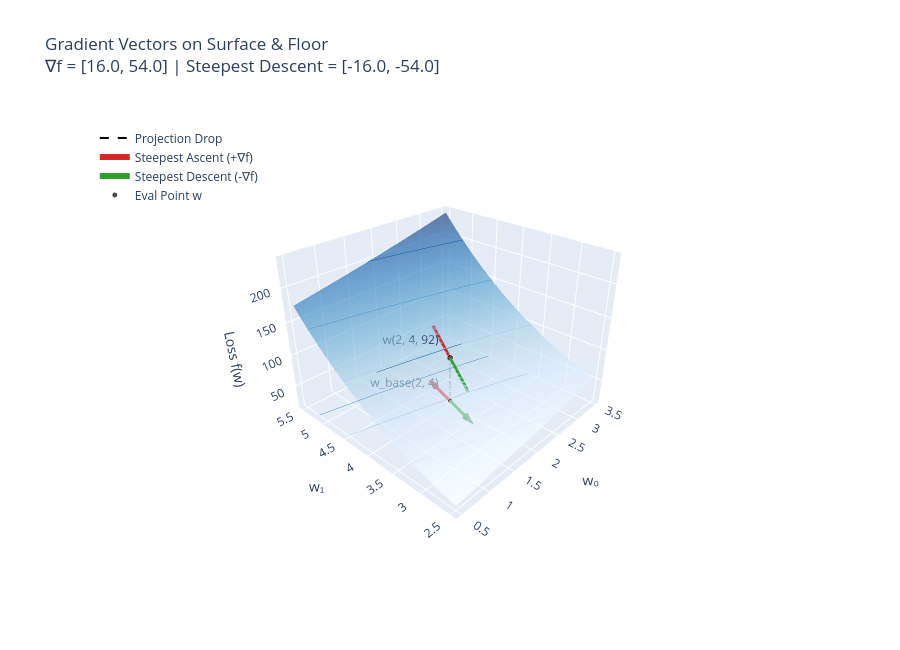

The notebook cell this image was saved under:
### Code cell
# 1. Target function & gradients
def loss_fn(w0, w1):
    return (w0**2) + (3.0 * w0 * w1) + (w1**3)


w0_pt, w1_pt = 2.0, 4.0
z_pt = loss_fn(w0_pt, w1_pt)  # 92.0

# Analytical gradient components: [16.0, 54.0]
g0 = 2.0 * w0_pt + 3.0 * w1_pt
g1 = 3.0 * w0_pt + 3.0 * (w1_pt**2)
grad_2d = np.array([g0, g1])
norm_grad = np.linalg.norm(grad_2d)
dir_2d = grad_2d / norm_grad  # Normalized direction on the w0-w1 plane

# 2. Smooth 3D surface grid
w0_vals = np.linspace(0.5, 3.5, 45)
w1_vals = np.linspace(2.5, 5.5, 45)
W0, W1 = np.meshgrid(w0_vals, w1_vals)
Z = loss_fn(W0, W1)
z_floor = float(np.min(Z))  # Level of bottom contour plane

# 3. Tangent directional step on the 3D surface
# Moving by step 'delta' in (w0, w1) changes height by: dz = g0*dw0 + g1*dw1
delta = 0.5
dz = g0 * (dir_2d[0] * delta) + g1 * (dir_2d[1] * delta)

# Endpoints for 3D Surface Tangent Vectors
ascent_end_3d = np.array(
    [w0_pt + dir_2d[0] * delta, w1_pt + dir_2d[1] * delta, z_pt + dz]
)
descent_end_3d = np.array(
    [w0_pt - dir_2d[0] * delta, w1_pt - dir_2d[1] * delta, z_pt - dz]
)

# Endpoints for 2D Floor Arrows (projected on contour base)
ascent_end_floor = np.array(
    [w0_pt + dir_2d[0] * delta, w1_pt + dir_2d[1] * delta, z_floor]
)
descent_end_floor = np.array(
    [w0_pt - dir_2d[0] * delta, w1_pt - dir_2d[1] * delta, z_floor]
)


# Helper to build vector lines + cones
def make_vector(start, end, color, name, show_in_legend=True):
    line = go.Scatter3d(
        x=[start[0], end[0]],
        y=[start[1], end[1]],
        z=[start[2], end[2]],
        mode="lines",
        line={"color": color, "width": 6},
        name=name,
        showlegend=show_in_legend,
    )
    direction = end - start
    cone = go.Cone(
        x=[end[0]],
        y=[end[1]],
        z=[end[2]],
        u=[direction[0]],
        v=[direction[1]],
        w=[direction[2]],
        sizemode="absolute",
        sizeref=0.22,
        colorscale=[[0, color], [1, color]],
        showscale=False,
        hoverinfo="skip",
    )
    return line, cone


# 3D surface arrows (hugging the slope)
surf_asc_line, surf_asc_cone = make_vector(
    np.array([w0_pt, w1_pt, z_pt]), ascent_end_3d, "#d62728", "Steepest Ascent (+∇f)"
)
surf_desc_line, surf_desc_cone = make_vector(
    np.array([w0_pt, w1_pt, z_pt]), descent_end_3d, "#2ca02c", "Steepest Descent (-∇f)"
)

# 2D base floor arrows (pointing across contour lines)
floor_asc_line, floor_asc_cone = make_vector(
    np.array([w0_pt, w1_pt, z_floor]),
    ascent_end_floor,
    "#d62728",
    "Floor Direction (+∇f)",
    False,
)
floor_desc_line, floor_desc_cone = make_vector(
    np.array([w0_pt, w1_pt, z_floor]),
    descent_end_floor,
    "#2ca02c",
    "Floor Direction (-∇f)",
    False,
)

# Drop line connecting surface point to floor
drop_line = go.Scatter3d(
    x=[w0_pt, w0_pt],
    y=[w1_pt, w1_pt],
    z=[z_floor, z_pt],
    mode="lines",
    line={"color": "black", "dash": "dash", "width": 2},
    name="Projection Drop",
)

# 4. Build Figure
fig = go.Figure()

# Surface with bottom projected contours
fig.add_trace(
    go.Surface(
        x=W0,
        y=W1,
        z=Z,
        colorscale="Blues",
        opacity=0.6,
        showscale=False,
        contours={
            "z": {
                "show": True, "project_z": True, "usecolormap": True, "highlightcolor": "#2ca02c"
            }
        },
        name="Surface f(w)",
    )
)

# Add traces
fig.add_trace(drop_line)
fig.add_trace(surf_asc_line)
fig.add_trace(surf_asc_cone)
fig.add_trace(surf_desc_line)
fig.add_trace(surf_desc_cone)
fig.add_trace(floor_asc_line)
fig.add_trace(floor_asc_cone)
fig.add_trace(floor_desc_line)
fig.add_trace(floor_desc_cone)

# Evaluation points on surface and floor
fig.add_trace(
    go.Scatter3d(
        x=[w0_pt, w0_pt],
        y=[w1_pt, w1_pt],
        z=[z_pt, z_floor],
        mode="markers+text",
        marker={"size": [7, 5], "color": ["black", "black"]},
        text=[f"w(2, 4, {z_pt:.0f})", "w_base(2, 4)"],
        textposition="top left",
        name="Eval Point w",
    )
)

fig.update_layout(
    title=f"Gradient Vectors on Surface & Floor<br>∇f = [{g0:.1f}, {g1:.1f}] | Steepest Descent = [{-g0:.1f}, {-g1:.1f}]",
    scene={
        "xaxis_title": "w₀",
        "yaxis_title": "w₁",
        "zaxis_title": "Loss f(w)",
        "aspectratio": {"x": 1, "y": 1, "z": 0.75},
        "camera": {"eye": {"x": -1.6, "y": -1.5, "z": 1.2}},  # Better starting perspective
    },
    width=900,
    height=650,
    legend={"x": 0.02, "y": 0.95},
)

fig.show()

### Figure 1 — Plotly figure (JSON) as saved in the notebook; plotly's stock layout.template omitted (floating-point values rounded to 4 significant figures; data arrays with more than 128 entries replaced by an {"elided": "..."} marker saying what was removed)
{"data": [{"colorscale": [[0, "rgb(247,251,255)"], [0.125, "rgb(222,235,247)"], [0.25, "rgb(198,219,239)"], [0.375, "rgb(158,202,225)"], [0.5, "rgb(107,174,214)"], [0.625, "rgb(66,146,198)"], [0.75, "rgb(33,113,181)"], [0.875, "rgb(8,81,156)"], [1, "rgb(8,48,107)"]], "contours": {"z": {"highlightcolor": "#2ca02c", "project": {"z": true}, "show": true, "usecolormap": true}}, "name": "Surface f(w)", "opacity": 0.6, "showscale": false, "type": "surface", "x": {"elided": "45x45 float values"}, "y": {"elided": "45x45 float values"}, "z": {"elided": "45x45 float values"}}, {"line": {"color": "black", "dash": "dash", "width": 2}, "mode": "lines", "name": "Projection Drop", "type": "scatter3d", "x": [2, 2], "y": [4, 4], "z": [19.62, 92]}, {"line": {"color": "#d62728", "width": 6}, "mode": "lines", "name": "Steepest Ascent (+∇f)", "showlegend": true, "type": "scatter3d", "x": [2, 2.142], "y": [4, 4.479], "z": [92, 120.2]}, {"colorscale": [[0, "#d62728"], [1, "#d62728"]], "hoverinfo": "skip", "showscale": false, "sizemode": "absolute", "sizeref": 0.22, "type": "cone", "u": [0.142], "v": [0.4794], "w": [28.16], "x": [2.142], "y": [4.479], "z": [120.2]}, {"line": {"color": "#2ca02c", "width": 6}, "mode": "lines", "name": "Steepest Descent (-∇f)", "showlegend": true, "type": "scatter3d", "x": [2, 1.858], "y": [4, 3.521], "z": [92, 63.84]}, {"colorscale": [[0, "#2ca02c"], [1, "#2ca02c"]], "hoverinfo": "skip", "showscale": false, "sizemode": "absolute", "sizeref": 0.22, "type": "cone", "u": [-0.142], "v": [-0.4794], "w": [-28.16], "x": [1.858], "y": [3.521], "z": [63.84]}, {"line": {"color": "#d62728", "width": 6}, "mode": "lines", "name": "Floor Direction (+∇f)", "showlegend": false, "type": "scatter3d", "x": [2, 2.142], "y": [4, 4.479], "z": [19.62, 19.62]}, {"colorscale": [[0, "#d62728"], [1, "#d62728"]], "hoverinfo": "skip", "showscale": false, "sizemode": "absolute", "sizeref": 0.22, "type": "cone", "u": [0.142], "v": [0.4794], "w": [0], "x": [2.142], "y": [4.479], "z": [19.62]}, {"line": {"color": "#2ca02c", "width": 6}, "mode": "lines", "name": "Floor Direction (-∇f)", "showlegend": false, "type": "scatter3d", "x": [2, 1.858], "y": [4, 3.521], "z": [19.62, 19.62]}, {"colorscale": [[0, "#2ca02c"], [1, "#2ca02c"]], "hoverinfo": "skip", "showscale": false, "sizemode": "absolute", "sizeref": 0.22, "type": "cone", "u": [-0.142], "v": [-0.4794], "w": [0], "x": [1.858], "y": [3.521], "z": [19.62]}, {"marker": {"color": ["black", "black"], "size": [7, 5]}, "mode": "markers+text", "name": "Eval Point w", "text": ["w(2, 4, 92)", "w_base(2, 4)"], "textposition": "top left", "type": "scatter3d", "x": [2, 2], "y": [4, 4], "z": [92, 19.62]}], "layout": {"height": 650, "legend": {"x": 0.02, "y": 0.95}, "scene": {"aspectratio": {"x": 1, "y": 1, "z": 0.75}, "camera": {"eye": {"x": -1.6, "y": -1.5, "z": 1.2}}, "xaxis": {"title": {"text": "w₀"}}, "yaxis": {"title": {"text": "w₁"}}, "zaxis": {"title": {"text": "Loss f(w)"}}}, "title": {"text": "Gradient Vectors on Surface & Floor<br>∇f = [16.0, 54.0] | Steepest Descent = [-16.0, -54.0]"}, "width": 900}}
